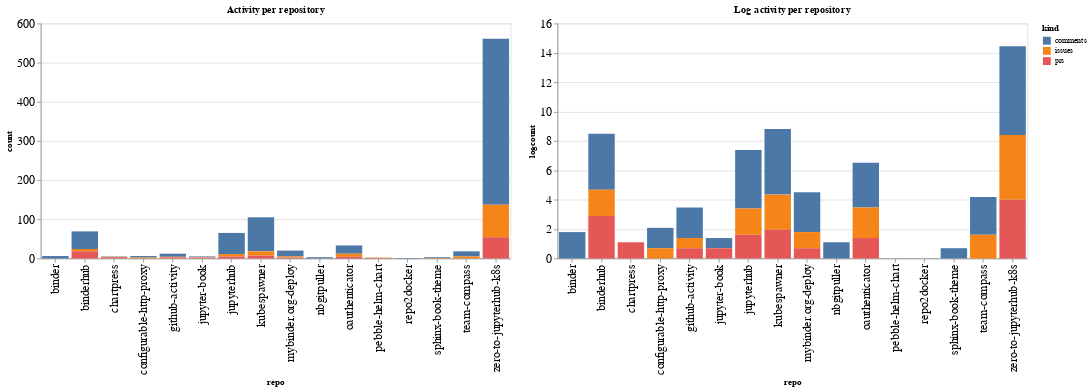

Notebook code cell kept with this figure:
### Code cell
ch1 = alt.Chart(repo_summaries, width=600, title="Activity per repository").mark_bar().encode(
    x='repo',
    y='count',
    color='kind',
    tooltip="kind"
)

ch2 = alt.Chart(repo_summaries, width=600, title="Log activity per repository").mark_bar().encode(
    x='repo',
    y='logcount',
    color='kind',
    tooltip="kind"
)

ch1 | ch2

### Figure 1 — Vega-Lite specification as saved in the notebook (floating-point values rounded to 4 significant figures)
{"config": {"axisLeft": {"labelFontSize": 15}, "axisBottom": {"labelFontSize": 15}}, "hconcat": [{"mark": "bar", "encoding": {"color": {"type": "nominal", "field": "kind"}, "tooltip": {"type": "nominal", "field": "kind"}, "x": {"type": "nominal", "field": "repo"}, "y": {"type": "quantitative", "field": "count"}}, "title": "Activity per repository", "width": 600}, {"mark": "bar", "encoding": {"color": {"type": "nominal", "field": "kind"}, "tooltip": {"type": "nominal", "field": "kind"}, "x": {"type": "nominal", "field": "repo"}, "y": {"type": "quantitative", "field": "logcount"}}, "title": "Log activity per repository", "width": 600}], "data": {"name": "data-d6dbc00ef483e8634439838ce50379e2"}, "$schema": "https://vega.github.io/schema/vega-lite/v4.8.1.json", "datasets": {"data-d6dbc00ef483e8634439838ce50379e2": [{"repo": "binder", "kind": "comments", "count": 6, "logcount": 1.792}, {"repo": "binderhub", "kind": "comments", "count": 45, "logcount": 3.807}, {"repo": "binderhub", "kind": "issues", "count": 6, "logcount": 1.792}, {"repo": "binderhub", "kind": "prs", "count": 18, "logcount": 2.89}, {"repo": "chartpress", "kind": "comments", "count": 1, "logcount": 0.0}, {"repo": "chartpress", "kind": "issues", "count": 1, "logcount": 0.0}, {"repo": "chartpress", "kind": "prs", "count": 3, "logcount": 1.099}, {"repo": "configurable-http-proxy", "kind": "comments", "count": 4, "logcount": 1.386}, {"repo": "configurable-http-proxy", "kind": "issues", "count": 2, "logcount": 0.6931}, {"repo": "github-activity", "kind": "comments", "count": 8, "logcount": 2.079}, {"repo": "github-activity", "kind": "issues", "count": 2, "logcount": 0.6931}, {"repo": "github-activity", "kind": "prs", "count": 2, "logcount": 0.6931}, {"repo": "jupyter-book", "kind": "comments", "count": 2, "logcount": 0.6931}, {"repo": "jupyter-book", "kind": "issues", "count": 1, "logcount": 0.0}, {"repo": "jupyter-book", "kind": "prs", "count": 2, "logcount": 0.6931}, {"repo": "jupyterhub", "kind": "comments", "count": 54, "logcount": 3.989}, {"repo": "jupyterhub", "kind": "issues", "count": 6, "logcount": 1.792}, {"repo": "jupyterhub", "kind": "prs", "count": 5, "logcount": 1.609}, {"repo": "kubespawner", "kind": "comments", "count": 87, "logcount": 4.466}, {"repo": "kubespawner", "kind": "issues", "count": 11, "logcount": 2.398}, {"repo": "kubespawner", "kind": "prs", "count": 7, "logcount": 1.946}, {"repo": "mybinder.org-deploy", "kind": "comments", "count": 15, "logcount": 2.708}, {"repo": "mybinder.org-deploy", "kind": "issues", "count": 3, "logcount": 1.099}, {"repo": "mybinder.org-deploy", "kind": "prs", "count": 2, "logcount": 0.6931}, {"repo": "nbgitpuller", "kind": "comments", "count": 3, "logcount": 1.099}, {"repo": "oauthenticator", "kind": "comments", "count": 21, "logcount": 3.045}, {"repo": "oauthenticator", "kind": "issues", "count": 8, "logcount": 2.079}, {"repo": "oauthenticator", "kind": "prs", "count": 4, "logcount": 1.386}, {"repo": "pebble-helm-chart", "kind": "issues", "count": 1, "logcount": 0.0}, {"repo": "pebble-helm-chart", "kind": "prs", "count": 1, "logcount": 0.0}, {"repo": "repo2docker", "kind": "comments", "count": 1, "logcount": 0.0}, {"repo": "sphinx-book-theme", "kind": "comments", "count": 2, "logcount": 0.6931}, {"repo": "sphinx-book-theme", "kind": "issues", "count": 1, "logcount": 0.0}, {"repo": "team-compass", "kind": "comments", "count": 13, "logcount": 2.565}, {"repo": "team-compass", "kind": "issues", "count": 5, "logcount": 1.609}, {"repo": "zero-to-jupyterhub-k8s", "kind": "comments", "count": 424, "logcount": 6.05}, {"repo": "zero-to-jupyterhub-k8s", "kind": "issues", "count": 83, "logcount": 4.419}, {"repo": "zero-to-jupyterhub-k8s", "kind": "prs", "count": 54, "logcount": 3.989}]}}
